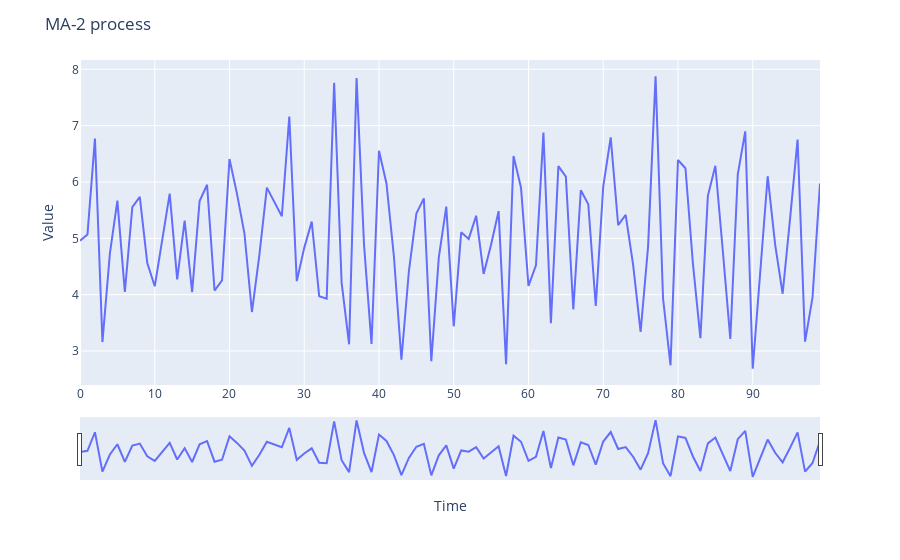

The code cell stored with this chart in its notebook:
### Code cell
ma_process = tsa.ArmaProcess(ma=[1, 0.5, 0.2], nobs = 300)
sample = ar_process.generate_sample(burnin = 10000) + 5
simple_plot(sample, title = 'MA-2 process')

### Figure 1 — Plotly figure (JSON) as saved in the notebook; plotly's stock layout.template omitted (floating-point values rounded to 4 significant figures)
{"data": [{"hovertemplate": "x=%{x}<br>y=%{y}<extra></extra>", "legendgroup": "", "line": {"color": "#636efa", "dash": "solid"}, "mode": "lines", "name": "", "orientation": "v", "showlegend": false, "type": "scatter", "x": [0, 1, 2, 3, 4, 5, 6, 7, 8, 9, 10, 11, 12, 13, 14, 15, 16, 17, 18, 19, 20, 21, 22, 23, 24, 25, 26, 27, 28, 29, 30, 31, 32, 33, 34, 35, 36, 37, 38, 39, 40, 41, 42, 43, 44, 45, 46, 47, 48, 49, 50, 51, 52, 53, 54, 55, 56, 57, 58, 59, 60, 61, 62, 63, 64, 65, 66, 67, 68, 69, 70, 71, 72, 73, 74, 75, 76, 77, 78, 79, 80, 81, 82, 83, 84, 85, 86, 87, 88, 89, 90, 91, 92, 93, 94, 95, 96, 97, 98, 99], "xaxis": "x", "y": [4.957, 5.069, 6.769, 3.159, 4.732, 5.67, 4.05, 5.554, 5.735, 4.562, 4.149, 4.935, 5.794, 4.273, 5.315, 4.044, 5.663, 5.951, 4.073, 4.252, 6.409, 5.794, 5.086, 3.692, 4.708, 5.9, 5.646, 5.392, 7.16, 4.24, 4.831, 5.296, 3.973, 3.929, 7.763, 4.214, 3.119, 7.844, 4.884, 3.124, 6.553, 5.974, 4.673, 2.848, 4.416, 5.442, 5.709, 2.818, 4.659, 5.564, 3.439, 5.108, 4.99, 5.402, 4.367, 4.892, 5.482, 2.764, 6.46, 5.899, 4.155, 4.521, 6.877, 3.495, 6.282, 6.096, 3.739, 5.853, 5.605, 3.8, 5.92, 6.791, 5.235, 5.416, 4.528, 3.34, 4.853, 7.877, 3.936, 2.747, 6.39, 6.245, 4.549, 3.227, 5.754, 6.288, 4.775, 3.215, 6.137, 6.9, 2.685, 4.333, 6.103, 4.888, 4.016, 5.353, 6.753, 3.165, 3.952, 5.972], "yaxis": "y"}], "layout": {"legend": {"tracegroupgap": 0}, "margin": {"t": 60}, "title": {"text": "MA-2 process"}, "xaxis": {"anchor": "y", "domain": [0, 1], "rangeslider": {"visible": true}, "title": {"text": "Time"}}, "yaxis": {"anchor": "x", "domain": [0, 1], "title": {"text": "Value"}}}}
